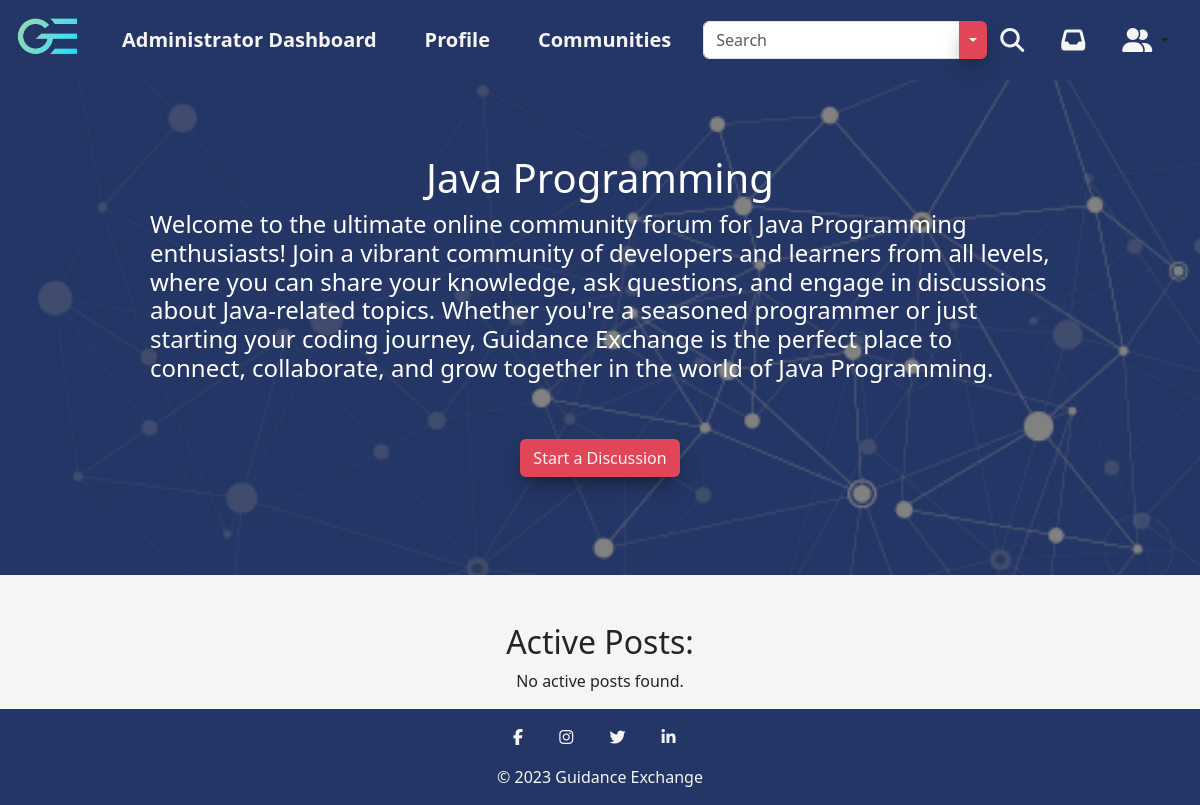
/community_info.php?community_id=1 (signed in), run on the app's committed database.
### tables this page shows
CREATE TABLE community_data (
  community_id INT(11) NOT NULL Auto_Increment,
  community_name VARCHAR(255),
  community_desc LONGTEXT,
  active_flg tinyint(1),
  CONSTRAINT community_data_PK PRIMARY KEY (community_id)
) Auto_Increment = 1;

### includes/session.inc.php (called while the page is built, shortened)
<?php
$userID = $_SESSION['UserID'];
$userSystemAdministratorStatus = $_SESSION['SystemAdministratorStatus'];

### community_info.php (the view, shortened to what this page needs)
<!DOCTYPE html>
<html lang="en">
<head>
  <link href="assets/fontawesome/css/fontawesome.css" rel="stylesheet">
  <link href="assets/fontawesome/css/brands.css" rel="stylesheet">
  <link href="assets/fontawesome/css/solid.css" rel="stylesheet">
  <link href="assets/bootstrap/css/bootstrap.min.css" rel="stylesheet" />
  <link rel="stylesheet" href="css/main.css" />
  <link rel="stylesheet" href="css/updated_community.css" />
  <link rel="stylesheet" href="css/home_signup.css" />
</head>
<header>
  <?php
  include('includes/session.inc.php');
  ?>
  <nav class="navbar navbar-expand-lg navbar-light">
    <div class="container-fluid">
      <a class="navbar-brand" href="home.php"><img src="img/logo_gradient.png" alt="Guidance Exchange Logo" height="70" /></a>
      <div class="collapse navbar-collapse" id="navbarSupportedContent">
        <ul class="navbar-nav me-auto mb-2 mb-lg-0">
          <?php
          if ($userSystemAdministratorStatus == true) {
            echo '<li class="nav-item">';
            echo ' <a class="nav-link highlight-link nav-text px-4" href="admin-dashboard.php?profileID=' . $userID . '">Administrator Dashboard</a>';
            echo '</li>';
          }
          ?>
          <li class="nav-item">
            <a class="nav-link highlight-link nav-text px-4" href="profile.php?profileID=<?php echo $userID ?>">Profile</a>
          </li>
          <li class="nav-item">
            <a class="nav-link highlight-link nav-text px-4" href="communities.php">Communities</a>
          </li>
        </ul>
        <ul class="navbar-nav d-flex flex-row me-1">
          <li class="nav-item me-3 me-lg-0 px-2 d-flex align-items-center">
            <form class="d-flex" role="search" action="search.php" method="GET">
              <div class="input-group">
                <input class="form-control" name="query" type="search" placeholder="Search" aria-label="Search" autocomplete="off">
                <button type="button" class="btn main-button btn-drop dropdown-toggle dropdown-toggle-split" data-bs-toggle="dropdown" data-bs-auto-close="false" aria-expanded="false">
                </button>
              </div>
              <button class="btn" type="submit"><i class="fa-solid fa-magnifying-glass fa-xl"></i></button>
            </form>
          </li>
          <li class="nav-item me-3 me-lg-0 px-2">
            <a class="nav-link" href="messages.php"><i class="fa-solid fa-inbox fa-xl"></i></a>
          </li>
          <li class="nav-item dropdown me-3 me-lg-0 px-2 d-flex justify-content-center">
            <button class="btn dropdown-toggle" data-bs-toggle="dropdown" aria-expanded="false">
              <i class="fa-solid fa-user-group fa-xl"></i>
            </button>
          </li>
        </ul>
      </div>
    </div>
  </nav>
</header>
<body>
  <?php
  $communityId = null;
  if (isset($_GET['community_id'])) {
    $communityId = $_GET['community_id'];
    $servername = "localhost";
    include('includes/connect.inc.php');
    $conn = new mysqli($servername, $username, $password, $dbname, $port);
    $sql = "SELECT * FROM community_data WHERE community_id = $communityId";
    $result = $conn->query($sql);
    if ($result->num_rows === 1) {
      $community = $result->fetch_assoc();
    } else {
      echo "Community not found.";
    }
  } else {
    echo "Invalid community ID.";
  }
  ?>
  <div class="communitiespics" style="background-image: url('img/biotech-pattern.png'); background-attachment: fixed; background-size: cover; color: white;">
    <h1 class="mt-4 text-center"><?php echo $community['community_name']; ?></h1>
    <div class="w-75 d-flex justify-content-center">
      <h2 style="color: white; font-size: 1.5rem;"><?php echo $community['community_desc']; ?></h2>
    </div>
    <div class="row my-5">
      <div class="col text-center">
        <a class="btn main-button btn-long" href="new_discussion.php?community_id=<?php echo $communityId; ?>&profileID=<?php echo $userID; ?>">Start a Discussion</a>
      </div>
    </div>
  </div>
  <div class="container mt-4 content">
    <?php
    if ($communityId !== null) {
      $sqlPosts = "SELECT * FROM community_data_info WHERE community_id = $communityId AND active_flg = '1'";
      $resultPosts = $conn->query($sqlPosts);
      echo "<h2 class='mt-4 text-center'>Active Posts:</h2>";
      if ($resultPosts->num_rows > 0) {
        echo '<div class="card mb-4">';
        echo '<div class="career">';
        echo "<ul class='list-group'>";
        while ($rowPosts = $resultPosts->fetch_assoc()) {
          $postId = $rowPosts['post_id'];
          $postTitle = $rowPosts['title'];
    ?>
          <li class='list-group-item'>
            <div class="d-flex align-items-center">
              <img src='img/logo_gradient.png' alt='Guidance Exchange Logo' height='70' />
              <h3 class="card-title mb-0">
                <a href='forum.php?post_id=<?php echo $postId; ?>&profileID=<?php echo $userID; ?>'>
                  <?php echo $postTitle; ?>
                </a>
              </h3>
            </div>
          </li>
    <?php
        }
        echo "</ul>";
        echo '</div>';
        echo '</div>';
      } else {
        echo "<p class='text-center'>No active posts found.</p>";
      }
    }
    ?>
  </div>
  <footer>
    <nav class="navbar">
      <div class="mx-auto">
        <div class="my-3">
          <a href="https://www.facebook.com/" class="mx-3"><i class="fa fa-facebook"></i></a>
          <a href="https://www.instagram.com/" class="mx-3"><i class="fa fa-instagram"></i></a>
          <a href="https://www.twitter.com/" class="mx-3"><i class="fa fa-twitter"></i></a>
          <a href="https://www.linkedin.com" class="mx-3"><i class="fa fa-linkedin"></i></a>
        </div>
        <div class="footer-text text-center pb-3">© 2023 Guidance Exchange</div>
      </div>
    </nav>
  </footer>
</body>
</html>

### css/main.css (style rules this page uses)
header { padding: 0; }
nav { background-color: #243665; }
nav i { color: #f5f5f5; }
.navbar-brand { --bs-navbar-brand-padding-y: 0px; }
.navbar { --bs-navbar-padding-y: 0; }
.navbar-collapse { flex-shrink: 0; }
.nav-link { height: 80px; display: flex; align-items: center; justify-content: center; color: #f5f5f5; }
.nav-text { font-size: 1.25rem; font-weight: 600; }
.main-button { box-shadow: 0px 10px 20px -6px rgba(0, 0, 0, 0.5); background-color: #e14658; color: #f5f5f5; }
.btn-long { width: 160px; }
html, body { height: 100%; margin: 0; padding: 0; }
body { background-color: #f5f5f5; display: flex; flex-direction: column; }
.content { flex: 1; }
footer { flex-shrink: 0; }
footer i { color: #f5f5f5; }
.footer-text { color: #f5f5f5; }

### css/updated_community.css (style rules this page uses)
.communitiespics { background-color: #243665; display: flex; justify-content: center; align-items: center; flex-direction: column; padding: 50px 0; }

### data on the page
community_data: community_name "Java Programming", community_desc "Welcome to the ultimate online community forum for Java Programming enthusiasts! Join a vibrant community of developers and learners from all levels, where you can share your knowledge, ask questions, and engage in discussions about Java-related topics. Whether you're a seasoned programmer or just starting your coding journey, Guidance Exchange is the perfect place to connect, collaborate, and grow together in the world of Java Programming."
